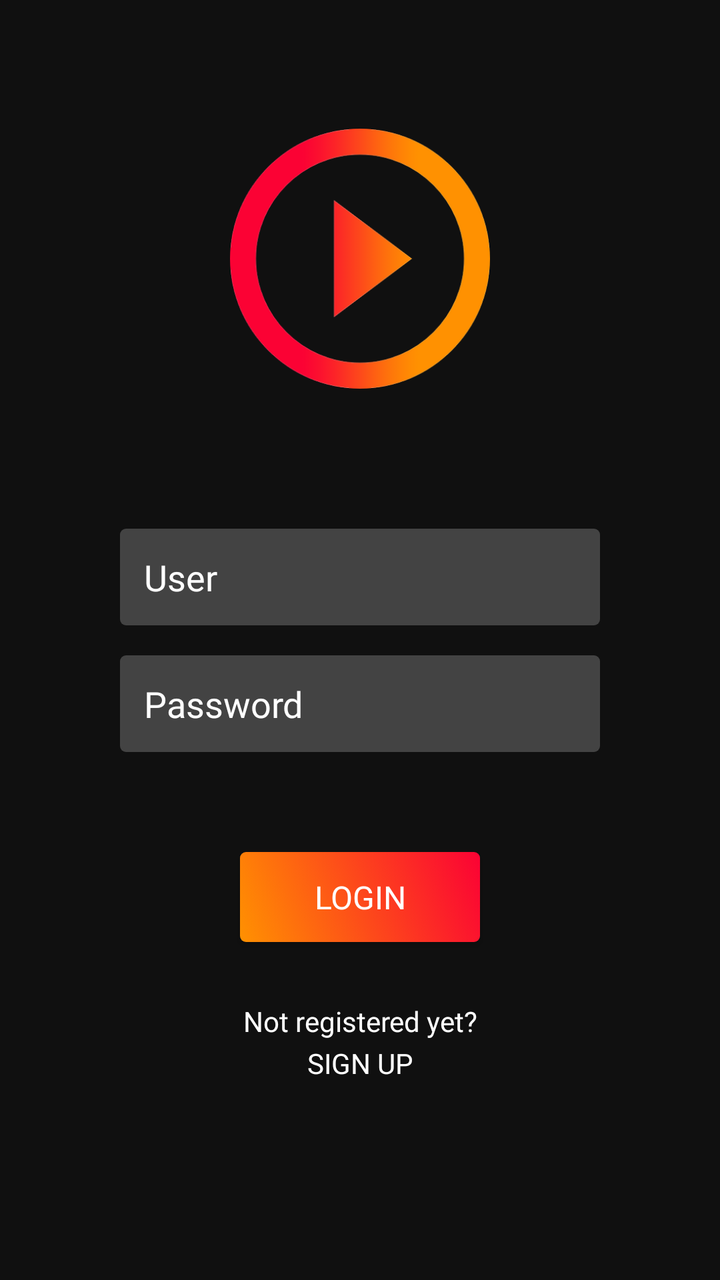
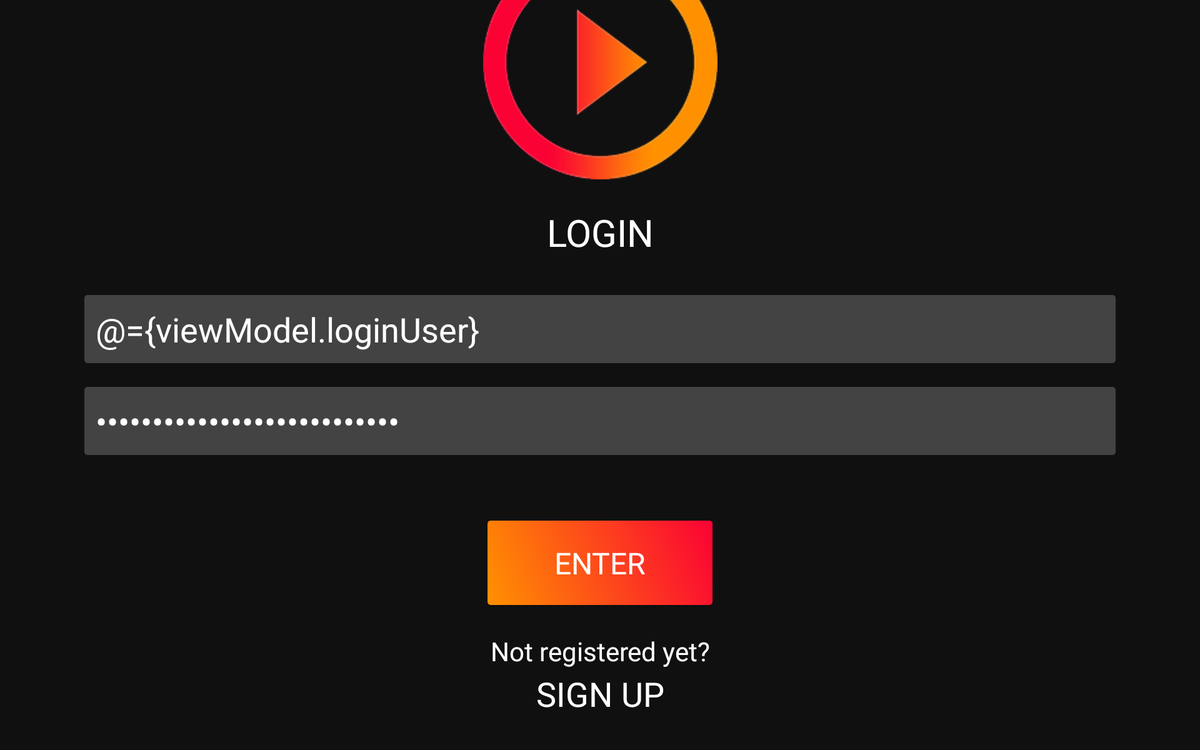

An Android layout and its configuration variant, each rendered on a device that would load it. The default file and the variant file are quoted in full after the pictures.
<!-- AndroidManifest.xml: application theme AppTheme -->
<!-- res/layout/fragment_login.xml -->
<?xml version="1.0" encoding="utf-8"?>
<layout xmlns:app="http://schemas.android.com/apk/res-auto">
    <data>

    </data>
    <androidx.constraintlayout.widget.ConstraintLayout
        xmlns:android="http://schemas.android.com/apk/res/android"
        android:layout_width="match_parent"
        android:layout_height="match_parent"
        android:background="@color/mainBackground">

        <ImageView
            android:layout_width="130dp"
            android:layout_height="130dp"
            android:contentDescription="@null"
            android:src="@drawable/play_icon"
            app:layout_constraintBottom_toTopOf="@id/loginLinearLayout"
            app:layout_constraintStart_toStartOf="parent"
            app:layout_constraintEnd_toEndOf="parent"
            android:layout_marginBottom="70dp"/>

        <LinearLayout
            android:id="@+id/loginLinearLayout"
            android:layout_width="match_parent"
            android:layout_height="wrap_content"
            android:orientation="vertical"
            app:layout_constraintTop_toTopOf="parent"
            app:layout_constraintBottom_toBottomOf="parent"
            android:layout_marginHorizontal="60dp">

            <EditText
                android:layout_width="match_parent"
                android:layout_height="wrap_content"
                android:textColor="@color/white"
                android:autofillHints="false"
                android:fontFamily="@font/open_sans_regular"
                android:hint="@string/user"
                android:inputType="text"
                android:textSize="18sp"
                android:background="@drawable/background_edit_text"
                android:textColorHint="@color/white"
                android:padding="12dp"
                android:layout_marginBottom="15dp"/>

            <EditText
                android:layout_width="match_parent"
                android:layout_height="wrap_content"
                android:textColor="@color/white"
                android:autofillHints="false"
                android:fontFamily="@font/open_sans_regular"
                android:hint="@string/password"
                android:inputType="textPassword"
                android:textSize="18sp"
                android:background="@drawable/background_edit_text"
                android:textColorHint="@color/white"
                android:padding="12dp"/>

        </LinearLayout>

        <Button
            android:id="@+id/loginButton"
            android:layout_width="120dp"
            android:layout_height="45dp"
            android:text="@string/login"
            app:layout_constraintTop_toBottomOf="@id/loginLinearLayout"
            app:layout_constraintStart_toStartOf="@id/loginLinearLayout"
            app:layout_constraintEnd_toEndOf="@id/loginLinearLayout"
            android:layout_marginTop="50dp"
            android:background="@drawable/background_button"
            android:textColor="@color/white"
            android:fontFamily="@font/open_sans_bold"
            android:textSize="16sp"/>

        <TextView
            android:id="@+id/notRegisteredTextView"
            android:layout_width="match_parent"
            android:layout_height="wrap_content"
            android:text="@string/not_registered_yet"
            android:textColor="@color/white"
            android:fontFamily="@font/open_sans_light"
            app:layout_constraintTop_toBottomOf="@id/loginButton"
            android:gravity="center"
            android:layout_marginTop="30dp"
            android:paddingHorizontal="10dp"/>

        <TextView
            android:layout_width="match_parent"
            android:layout_height="wrap_content"
            android:text="@string/sign_up"
            android:textColor="@color/white"
            android:fontFamily="@font/open_sans_extra_bold"
            app:layout_constraintTop_toBottomOf="@id/notRegisteredTextView"
            android:gravity="center"
            android:layout_marginTop="2dp"
            android:paddingHorizontal="10dp"/>

    </androidx.constraintlayout.widget.ConstraintLayout>
</layout>
<!-- resources referenced by this layout -->
<resources>
  <color name="mainBackground">#101010</color>
  <color name="white">#FFFFFF</color>
  <!-- drawable background_button (drawable) -->
  <?xml version="1.0" encoding="utf-8"?>
  <selector xmlns:android="http://schemas.android.com/apk/res/android">
      <item android:state_enabled="false">
          <shape android:shape="rectangle">
              <corners android:radius="3dp" />
              <solid android:color="@color/secondaryBackground"/>
          </shape>
      </item>
      <item android:state_enabled="true">
          <shape android:shape="rectangle">
              <corners android:radius="3dp" />
              <gradient
                  android:startColor="@color/colorAccent"
                  android:endColor="@color/colorPrimary"
                  android:angle="45"/>
          </shape>
      </item>
  
  
  </selector>
  <!-- drawable background_edit_text (drawable) -->
  <?xml version="1.0" encoding="utf-8"?>
  <selector xmlns:android="http://schemas.android.com/apk/res/android">
      <item>
          <shape android:shape="rectangle">
              <corners android:radius="3dp" />
              <solid android:color="@color/secondaryBackground"/>
          </shape>
  
      </item>
  </selector>
  <!-- drawable play_icon: png bitmap (drawable, 19106 bytes) -->
  <string name="login">LOGIN</string>
  <string name="not_registered_yet">Not registered yet?</string>
  <string name="password">Password</string>
  <string name="sign_up">SIGN UP</string>
  <string name="user">User</string>
  <style name="AppTheme" parent="Theme.AppCompat.Light.NoActionBar">
          
          <item name="colorPrimary">@color/colorPrimary</item>
          <item name="colorPrimaryDark">@color/colorPrimaryDark</item>
          <item name="colorAccent">@color/colorAccent</item>
          <item name="android:windowDisablePreview">true</item>
          <item name="android:windowIsTranslucent">true</item>
      </style>
  <color name="secondaryBackground">#434343</color>
  <color name="colorAccent">#ff9101</color>
  <color name="colorPrimary">#fb0234</color>
  <color name="colorPrimaryDark">@color/mainBackground</color>
</resources>
<!-- res/layout-xlarge/fragment_login.xml (the repository's variant of the layout above) -->
<!-- drawn on a large tablet held sideways -->
<?xml version="1.0" encoding="utf-8"?>
<layout xmlns:app="http://schemas.android.com/apk/res-auto">
    <data>
        <variable
            name="viewModel"
            type="com.globo.challenge.presentation.auth.AuthViewModel" />

    </data>
    <androidx.constraintlayout.widget.ConstraintLayout
        xmlns:android="http://schemas.android.com/apk/res/android"
        android:layout_width="match_parent"
        android:layout_height="match_parent"
        android:background="@color/mainBackground">

        <ImageView
            android:layout_width="250dp"
            android:layout_height="250dp"
            android:contentDescription="@null"
            android:src="@drawable/play_icon"
            app:layout_constraintBottom_toTopOf="@id/loginTextView"
            app:layout_constraintStart_toStartOf="parent"
            app:layout_constraintEnd_toEndOf="parent"
            android:layout_marginBottom="30dp"/>

        <TextView
            android:id="@+id/loginTextView"
            android:layout_width="match_parent"
            android:layout_height="wrap_content"
            android:text="@string/login"
            android:textColor="@color/white"
            android:fontFamily="@font/open_sans_extra_bold"
            app:layout_constraintBottom_toTopOf="@id/loginLinearLayout"
            android:gravity="center"
            android:textSize="40sp"
            android:layout_marginBottom="40dp"
            android:paddingHorizontal="10dp"/>

        <LinearLayout
            android:id="@+id/loginLinearLayout"
            android:layout_width="match_parent"
            android:layout_height="wrap_content"
            android:orientation="vertical"
            app:layout_constraintTop_toTopOf="parent"
            app:layout_constraintBottom_toBottomOf="parent"
            android:layout_marginHorizontal="90dp">

            <EditText
                android:id="@+id/userEditText"
                android:layout_width="match_parent"
                android:layout_height="wrap_content"
                android:textColor="@color/white"
                android:autofillHints="false"
                android:fontFamily="@font/open_sans_regular"
                android:hint="@string/user"
                android:text="@={viewModel.loginUser}"
                android:inputType="text"
                android:textSize="36sp"
                android:background="@drawable/background_edit_text"
                android:textColorHint="@color/white"
                android:padding="12dp"
                android:layout_marginBottom="25dp"/>

            <EditText
                android:id="@+id/passwordEditText"
                android:layout_width="match_parent"
                android:layout_height="wrap_content"
                android:textColor="@color/white"
                android:autofillHints="false"
                android:fontFamily="@font/open_sans_regular"
                android:hint="@string/password"
                android:text="@={viewModel.loginPassword}"
                android:inputType="textPassword"
                android:textSize="36sp"
                android:background="@drawable/background_edit_text"
                android:textColorHint="@color/white"
                android:padding="12dp"/>

        </LinearLayout>

        <Button
            android:id="@+id/loginButton"
            android:layout_width="240dp"
            android:layout_height="90dp"
            android:text="@string/enter"
            app:layout_constraintTop_toBottomOf="@id/loginLinearLayout"
            app:layout_constraintStart_toStartOf="@id/loginLinearLayout"
            app:layout_constraintEnd_toEndOf="@id/loginLinearLayout"
            android:layout_marginTop="70dp"
            android:background="@drawable/background_button"
            android:textColor="@color/white"
            android:fontFamily="@font/open_sans_bold"
            android:textSize="32sp"
            android:onClick="@{() -> viewModel.onEnterClicked()}"/>

        <androidx.constraintlayout.widget.ConstraintLayout
            android:layout_width="match_parent"
            android:layout_height="wrap_content"
            app:layout_constraintTop_toBottomOf="@id/loginButton"
            android:layout_marginTop="10dp"
            android:padding="20dp"
            android:onClick="@{()-> viewModel.onSignUpClicked()}">

            <TextView
                android:id="@+id/notRegisteredTextView"
                android:layout_width="match_parent"
                android:layout_height="wrap_content"
                android:text="@string/not_registered_yet"
                android:textColor="@color/white"
                android:fontFamily="@font/open_sans_light"
                app:layout_constraintTop_toTopOf="parent"
                android:gravity="center"
                android:textSize="28sp"
                android:paddingHorizontal="10dp"/>

            <TextView
                android:layout_width="match_parent"
                android:layout_height="wrap_content"
                android:text="@string/sign_up"
                android:textColor="@color/white"
                android:fontFamily="@font/open_sans_extra_bold"
                app:layout_constraintTop_toBottomOf="@id/notRegisteredTextView"
                android:gravity="center"
                android:textSize="36sp"
                android:layout_marginTop="2dp"
                android:paddingHorizontal="10dp"/>

        </androidx.constraintlayout.widget.ConstraintLayout>


    </androidx.constraintlayout.widget.ConstraintLayout>
</layout>
<!-- resources referenced by the variant -->
<!-- as a large tablet held sideways resolves them -->
<resources>
  <color name="mainBackground">#101010</color>
  <color name="white">#FFFFFF</color>
  <!-- drawable background_button (drawable) -->
  <?xml version="1.0" encoding="utf-8"?>
  <selector xmlns:android="http://schemas.android.com/apk/res/android">
      <item android:state_enabled="false">
          <shape android:shape="rectangle">
              <corners android:radius="3dp" />
              <solid android:color="@color/secondaryBackground"/>
          </shape>
      </item>
      <item android:state_enabled="true">
          <shape android:shape="rectangle">
              <corners android:radius="3dp" />
              <gradient
                  android:startColor="@color/colorAccent"
                  android:endColor="@color/colorPrimary"
                  android:angle="45"/>
          </shape>
      </item>
  
  
  </selector>
  <!-- drawable background_edit_text (drawable) -->
  <?xml version="1.0" encoding="utf-8"?>
  <selector xmlns:android="http://schemas.android.com/apk/res/android">
      <item>
          <shape android:shape="rectangle">
              <corners android:radius="3dp" />
              <solid android:color="@color/secondaryBackground"/>
          </shape>
  
      </item>
  </selector>
  <!-- drawable play_icon: png bitmap (drawable, 19106 bytes) -->
  <string name="enter">ENTER</string>
  <string name="login">LOGIN</string>
  <string name="not_registered_yet">Not registered yet?</string>
  <string name="password">Password</string>
  <string name="sign_up">SIGN UP</string>
  <string name="user">User</string>
  <style name="AppTheme" parent="Theme.AppCompat.Light.NoActionBar">
          
          <item name="colorPrimary">@color/colorPrimary</item>
          <item name="colorPrimaryDark">@color/colorPrimaryDark</item>
          <item name="colorAccent">@color/colorAccent</item>
          <item name="android:windowDisablePreview">true</item>
          <item name="android:windowIsTranslucent">true</item>
      </style>
  <color name="secondaryBackground">#434343</color>
  <color name="colorAccent">#ff9101</color>
  <color name="colorPrimary">#fb0234</color>
  <color name="colorPrimaryDark">@color/mainBackground</color>
</resources>
